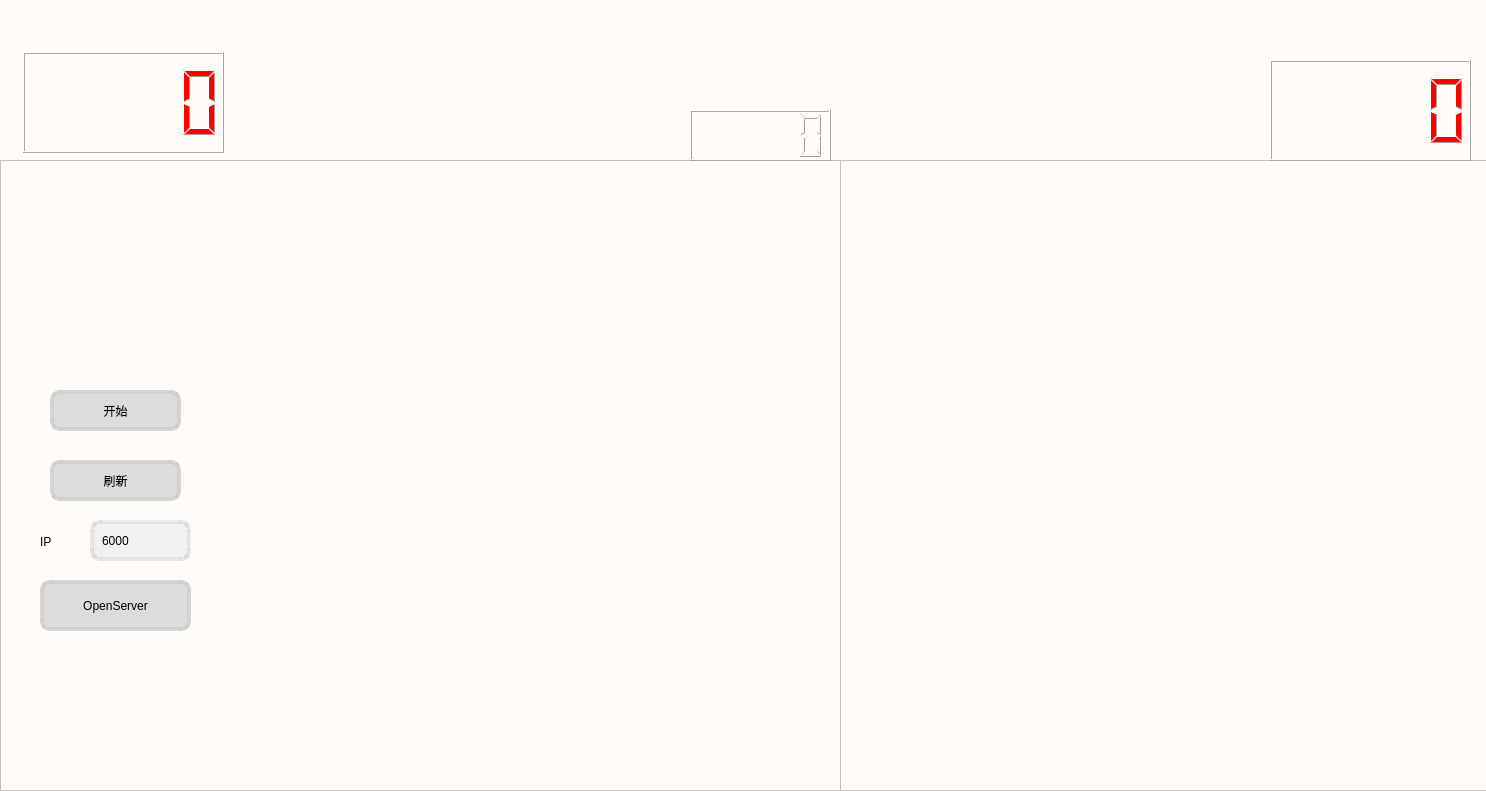
<?xml version="1.0" encoding="UTF-8"?>
<ui version="4.0">
 <class>Form</class>
 <widget class="QWidget" name="Form">
  <property name="geometry">
   <rect>
    <x>0</x>
    <y>0</y>
    <width>1486</width>
    <height>791</height>
   </rect>
  </property>
  <property name="windowTitle">
   <string>Form</string>
  </property>
  <property name="styleSheet">
   <string notr="true">QWidget
{
background-color: rgb(255, 252, 247);
color: black; /*字体颜色*/
}

/*按钮正常状态*/
QPushButton
{
background-color:rgba(198,198,198,0.6);/*背景色*/

border-style:solid;
border-width:4px;
border-radius:10px;/*边框圆角半径像素*/
border-color:rgba(205,205,205,0.8);/*边框颜色*/

padding:6px; /*填衬*/
}
/*鼠标按下状态*/
QPushButton:pressed
{
background-color:rgba(198,198,220,06);/*背景色*/
border-color:rgba(205,205,205,1);/*边框颜色*/
border-style:solid;/*边框样式 solid实线 none无边框 inset/outset 3D边框*/
color: black;/*字体颜色*/
}
/*鼠标悬停状态*/
QPushButton:hover
{
background-color:rgba(198,198,190,0.7);/*背景色*/
border-color:rgba(205,205,205,0.9);/*边框颜色*/
color: black;/*字体颜色*/
}
QLineEdit
{
background-color:rgb(240,240,240);/*背景色*/

border-style:solid;/*边框样式 solid实线 none无边框 inset/outset 3D边框*/
border-width:4px; /*边框宽度像素*/
border-radius:10px;/*边框圆角半径像素*/
border-color:rgba(205,205,205,0.4);/*边框颜色*/

color: black;/*字体颜色*/
padding:6px;/*填衬*/
}
QCheckBox
{
color:black;/*字体颜色*/
background-color:rgb(240,240,240);/*背景色*/
}
QComboBox
{
background-color:rgb(240,240,240);
color: black;/*字体颜色*/
border-style:solid;/*边框样式 solid实线 none无边框 inset/outset 3D边框*/
border-width:4px;/*边框宽度像素*/
border-radius:10px;/*边框圆角半径像素*/
border-color:rgba(205,205,205);/*边框颜色*/
min-height:35px; /*最小高度*/
font-size:10pt;
}
/*向下的三角形箭头样式*/
QComboBox::drop-down
{
width:20px;
border:none;
background:transparent;
}
/*向下的三角形箭头*/
QComboBox::down-arrow
{
image:url(:/image/array_down.png);
}
/*下拉后的整个下拉窗体*/
QComboBox QAbstractItemView
{
background-color: rgb(240,240,240); /*背景色*/
color: black;/*字体颜色*/
outline:none;
}
/*下拉框下面的item*/
QComboBox QAbstractItemView::item
{
height:30px;
color: black;/*字体颜色*/
}
/*下拉框item选中*/
QComboBox QAbstractItemView::item:selected
{
background-color: rgb(240,240,240); /*背景色*/
color: black;/*字体颜色*/
}
QTabWidget
{
background-color: rgb(240,240,240); /*背景色*/
color: black;/*字体颜色*/
}
QTabBar::tab
{
background-color: rgb(240,240,240); /*背景色*/
color: black;/*字体颜色*/
font-size:10pt;/*字体大小*/
height:30px; /*高度*/
min-width:100px;/*宽度*/
border-top-left-radius:4px;/*左上边框圆角半径像素*/
border-top-right-radius:4px;/*右上边框圆角半径像素*/
margin-right: 5px;/*右边距 右外边距*/
padding-left:5px;/*左填充--左内边距*/
padding-right:5px;/*右填充--右内边距*/
}
QTabBar::tab:hover
{
background-color: rgb(198,198,208); /*背景色*/
}
QTabBar::tab:selected
{
background-color: rgb(198,198,198); /*背景色*/
}
QTableView,QTableWidget{
background-color: rgb(240,240,240); /*背景色*/
color: black;/*字体颜色*/
selection-background-color:rgba(192,221,244);/*背景色*/;/*点击选中颜色*/
border:1px solid #E0DDDC;/*边框为1像素，灰色*/
gridline-color:lightgray;/*这个是表格的格子线的颜色，为亮灰*/
font:bold 10pt;/*字体 字体大小*/
}
/*表格表头样式*/
QHeaderView::section{
background-color:rgb(240,240,240); /*背景色*/
border:0px solid #E0DDDC;/*先把边框宽度设为0，即隐藏所有表头边框*/
border-bottom:1px solid #E0DDDC;/*然后只显示下边框，因为上边框和左右边框是整个Table的边框，都显示会有2px的边框宽度*/
min-height:30px;;/*表头高度*/
font-size:10pt;/*字体大小*/
}
QTreeWidget,QTreeView
{
background-color: rgb(240,240,240); /*背景色*/
color: rgb(79,129,168);/*字体颜色*/
selection-background-color:rgba(5,23,200);/*点击选中颜色*/
font-size:10pt;/*字体大小*/
}
/*收起状态*/
QTreeWidget::branch:has-children:!has-siblings:closed,
QTreeWidget::branch:closed:has-children:has-siblings {
border-image: none;
image: url(:/image/add-line_horizontal.png);
}
/*展开状态*/
QTreeWidget::branch:open:has-children:!has-siblings,
QTreeWidget::branch:open:has-children:has-siblings {
border-image: none;
image: url(:/image/array_down.png);
}
/*收起状态*/
QTreeView::branch:has-children:!has-siblings:closed,
QTreeView::branch:closed:has-children:has-siblings {
border-image: none;
image: url(:/image/add-line_horizontal.png);
}
/*展开状态*/
QTreeView::branch:open:has-children:!has-siblings,
QTreeView::branch:open:has-children:has-siblings {
border-image: none;
image: url(:/image/array_down.png);
}






</string>
  </property>
  <widget class="QGraphicsView" name="graphicsView">
   <property name="geometry">
    <rect>
     <x>0</x>
     <y>160</y>
     <width>851</width>
     <height>631</height>
    </rect>
   </property>
   <property name="styleSheet">
    <string notr="true">background-image: url(:/new/prefix1/media/media/board.png);</string>
   </property>
  </widget>
  <widget class="QPushButton" name="start">
   <property name="geometry">
    <rect>
     <x>50</x>
     <y>390</y>
     <width>131</width>
     <height>41</height>
    </rect>
   </property>
   <property name="text">
    <string>开始</string>
   </property>
  </widget>
  <widget class="QPushButton" name="pushButton_2">
   <property name="geometry">
    <rect>
     <x>50</x>
     <y>460</y>
     <width>131</width>
     <height>41</height>
    </rect>
   </property>
   <property name="text">
    <string>刷新</string>
   </property>
  </widget>
  <widget class="QGraphicsView" name="graphicsView_2">
   <property name="geometry">
    <rect>
     <x>840</x>
     <y>160</y>
     <width>651</width>
     <height>631</height>
    </rect>
   </property>
   <property name="styleSheet">
    <string notr="true">background-image: url(:/new/prefix1/media/media/board2.png);</string>
   </property>
  </widget>
  <widget class="QLineEdit" name="lineEdit_Ip">
   <property name="geometry">
    <rect>
     <x>90</x>
     <y>520</y>
     <width>101</width>
     <height>41</height>
    </rect>
   </property>
   <property name="minimumSize">
    <size>
     <width>0</width>
     <height>0</height>
    </size>
   </property>
   <property name="text">
    <string>6000</string>
   </property>
  </widget>
  <widget class="QPushButton" name="pushButton_Listen">
   <property name="geometry">
    <rect>
     <x>40</x>
     <y>580</y>
     <width>151</width>
     <height>51</height>
    </rect>
   </property>
   <property name="text">
    <string>OpenServer</string>
   </property>
  </widget>
  <widget class="QLabel" name="label">
   <property name="geometry">
    <rect>
     <x>-20</x>
     <y>0</y>
     <width>1611</width>
     <height>161</height>
    </rect>
   </property>
   <property name="autoFillBackground">
    <bool>false</bool>
   </property>
   <property name="styleSheet">
    <string notr="true">
border-image: url(:/new/prefix1/media/media/pk.jpeg);</string>
   </property>
   <property name="text">
    <string/>
   </property>
  </widget>
  <widget class="QLCDNumber" name="ziji">
   <property name="geometry">
    <rect>
     <x>23</x>
     <y>52</y>
     <width>201</width>
     <height>101</height>
    </rect>
   </property>
   <property name="font">
    <font>
     <family>Agency FB</family>
     <pointsize>7</pointsize>
     <italic>false</italic>
     <bold>false</bold>
    </font>
   </property>
   <property name="styleSheet">
    <string notr="true">border-image: url(:/new/prefix1/media/media/timeBackground.png);
font: 7pt &quot;Agency FB&quot;;
color: rgb(255, 0, 0);</string>
   </property>
  </widget>
  <widget class="QLCDNumber" name="timer">
   <property name="geometry">
    <rect>
     <x>690</x>
     <y>110</y>
     <width>141</width>
     <height>51</height>
    </rect>
   </property>
   <property name="focusPolicy">
    <enum>Qt::NoFocus</enum>
   </property>
   <property name="layoutDirection">
    <enum>Qt::RightToLeft</enum>
   </property>
   <property name="autoFillBackground">
    <bool>false</bool>
   </property>
   <property name="styleSheet">
    <string notr="true">color: rgb(255, 0, 0);
font: 14pt &quot;Agency FB&quot;;
color: rgb(255, 249, 233);
</string>
   </property>
  </widget>
  <widget class="QLCDNumber" name="ziji_2">
   <property name="geometry">
    <rect>
     <x>1270</x>
     <y>60</y>
     <width>201</width>
     <height>101</height>
    </rect>
   </property>
   <property name="font">
    <font>
     <family>Agency FB</family>
     <pointsize>7</pointsize>
     <italic>false</italic>
     <bold>false</bold>
    </font>
   </property>
   <property name="styleSheet">
    <string notr="true">border-image: url(:/new/prefix1/media/media/timeBackground.png);
font: 7pt &quot;Agency FB&quot;;
color: rgb(255, 0, 0);</string>
   </property>
  </widget>
  <widget class="QLabel" name="label_2">
   <property name="geometry">
    <rect>
     <x>40</x>
     <y>530</y>
     <width>31</width>
     <height>23</height>
    </rect>
   </property>
   <property name="styleSheet">
    <string notr="true">background-color:transparent</string>
   </property>
   <property name="text">
    <string>IP</string>
   </property>
  </widget>
  <zorder>label</zorder>
  <zorder>graphicsView</zorder>
  <zorder>start</zorder>
  <zorder>pushButton_2</zorder>
  <zorder>graphicsView_2</zorder>
  <zorder>lineEdit_Ip</zorder>
  <zorder>pushButton_Listen</zorder>
  <zorder>ziji</zorder>
  <zorder>timer</zorder>
  <zorder>ziji_2</zorder>
  <zorder>label_2</zorder>
 </widget>
 <resources/>
 <connections/>
</ui>
